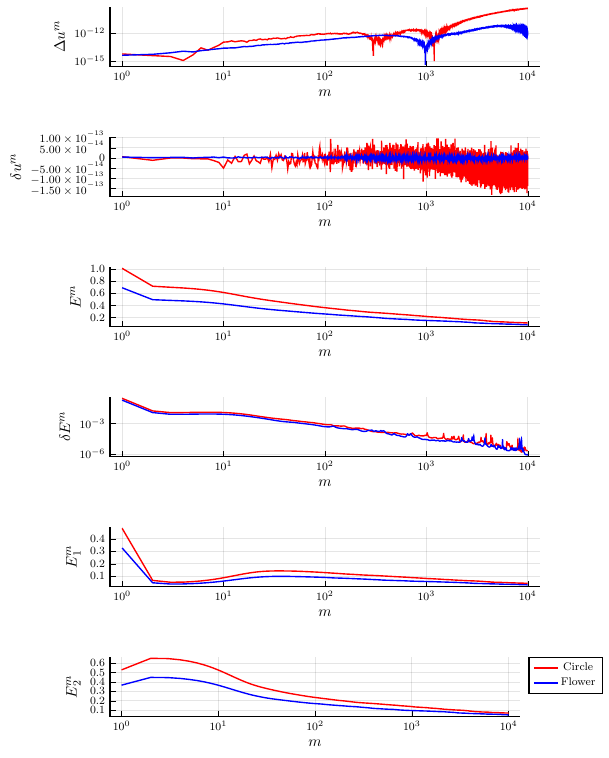

The script that saved this image:
using Plots
pgfplotsx()
default_size = (500, 780)

using CSV
using DataFrames
using LaTeXStrings
using Printf
using YAML

function main()
    println("Plotting physical CH")

    data_circle = CSV.read("physical_CH_circle/sol.csv", DataFrame)
    data_flower = CSV.read("physical_CH_flower/sol.csv", DataFrame) # Make sure to correct the file path

    its_circle = LinRange(1, length(data_circle.ts), length(data_circle.ts))
    its_flower = LinRange(1, length(data_flower.ts), length(data_flower.ts))

    p1 = plot(its_circle[1:end-1], data_circle.Delta_uhs[2:end], size=default_size, xscale=:log10, xlabel=L"$m$", ylabel=L"$\Delta u^m$", legend=false, linecolor = :red)
    plot!(p1, its_flower[1:end-1], data_flower.Delta_uhs[2:end], xscale=:log10, yscale=:log10,  linecolor = :blue)
    # scatter!(p1, its_circle[1:end-1], data_circle.Delta_uhs[2:end], markersize=2,  markeralpha=0.5, markercolor=:red)
    # scatter!(p1, its_flower[1:end-1], data_flower.Delta_uhs[2:end], markersize=2,  markeralpha=0.5, markercolor=:blue)

    p2 = plot(its_circle[1:end-1], data_circle.delta_uhs[2:end], size=default_size, xscale=:log10, xlabel=L"$m$", ylabel=L"$\delta u^m$", legend=false, linecolor = :red)
    plot!(p2, its_flower[1:end-1], data_flower.delta_uhs[2:end], xscale=:log10, linecolor = :blue)
    # scatter!(p2, its_circle[1:end-1], data_circle.delta_uhs[2:end], markersize=2,  markeralpha=0.5, markercolor=:red)
    # scatter!(p2, its_flower[1:end-1], data_flower.delta_uhs[2:end], markersize=2,  markeralpha=0.5, markercolor=:blue)

    p3 = plot(its_circle, data_circle.Es,size=default_size, xscale=:log10,  xlabel=L"$m$", ylabel=L"$E^m$", legend=false, linecolor = :red)
    plot!(p3, its_flower, data_flower.Es, xscale=:log10,   linecolor = :blue)
    # scatter!(p3, its_circle, data_circle.Es, markersize=2,  markeralpha=0.5, markercolor=:red)
    # scatter!(p3, its_flower, data_flower.Es, markersize=2, markeralpha=0.5, markercolor=:blue)

    p4 = plot(its_circle[1:end-1], data_circle.Es[1:end-1] .- data_circle.Es[2:end], size=default_size, xscale=:log10,   xlabel=L"$m$", ylabel=L"$\delta E^m$", legend=false, linecolor = :red)
    plot!(p4, its_flower[1:end-1], data_flower.Es[1:end-1] .- data_flower.Es[2:end], xscale=:log10, yscale=:log10,       linecolor = :blue)
    # scatter!(p4, its_circle[1:end-1], data_circle.Es[1:end-1] .- data_circle.Es[2:end], markersize=2, markeralpha=0.5,markercolor=:red)
    # scatter!(p4, its_flower[1:end-1], data_flower.Es[1:end-1] .- data_flower.Es[2:end],markersize=2, markeralpha=0.5, markercolor=:blue)

    p5 = plot(its_circle,  data_circle.E1s, size=default_size,   xscale=:log10, legend=false, ylabel=L"$E_1^m$", xlabel=L"$m$", linecolor = :red)
    plot!(p5, its_flower,  data_flower.E1s, xscale=:log10,        linecolor = :blue)
    # scatter!(p5, its_circle, data_circle.E1s, markersize=2, markeralpha=0.5, markercolor=:red)
    # scatter!(p5, its_flower, data_flower.E1s, markersize=2, markeralpha=0.5, markercolor=:blue)

    p6 = plot(its_circle, data_circle.E2s, size=default_size, label = "Circle", xscale=:log10, ylabel=L"$E_2^m$", xlabel=L"$m$", linecolor = :red)
    plot!(p6, its_flower, data_flower.E2s, xscale=:log10, label = "Flower", linecolor = :blue)
    # scatter!(p6, its_circle, data_circle.E2s, markersize=2, markeralpha=0.5, markercolor=:red, label=false)
    # scatter!(p6, its_flower, data_flower.E2s, markersize=2, markeralpha=0.5, markercolor=:blue, label=false)


    p = plot(p1, p2, p3, p4, p5, p6, layout = (6, 1))
    savefig(p,"physical_CH_plot.pdf" )

end

main()
